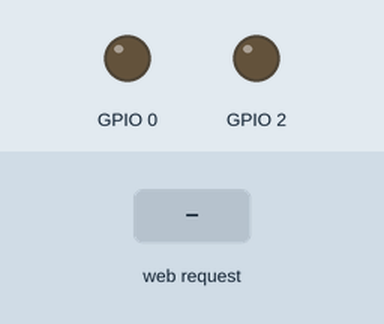
Simulated run of this sketch. Board: ESP8266 (NodeMCU). Parts: output pins drawn as LEDs (lit = HIGH). The inputs (shaded band) are chosen by the test bench. WiFi joins after 1.5 s; servers stay silent unless stated; what the sketch prints to the serial monitor is not drawn.

Above: at 2.7 s.
2.8 s: HTTP request GET /led2_on received
At 3.9 s:
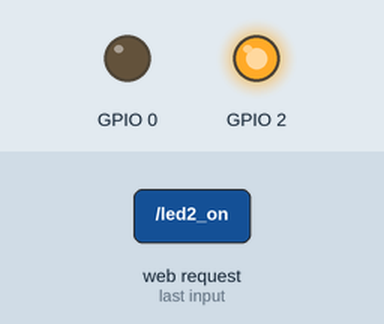
4.3 s: HTTP request GET /led0_on received
At 5.0 s:
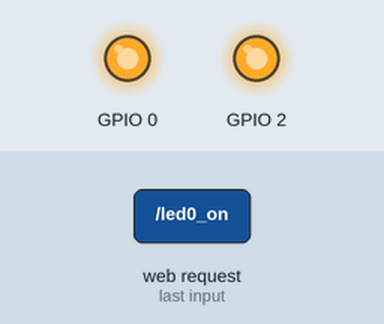
5.8 s: HTTP request GET /led2_off received
At 6.1 s:
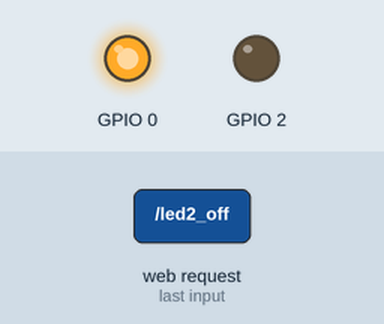
7.3 s: HTTP request GET /led0_off received
At 8.5 s:
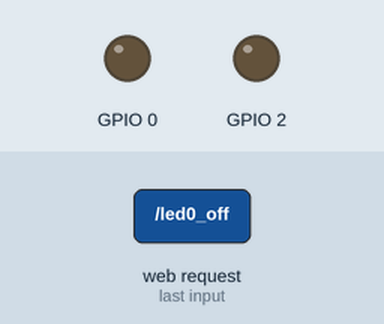
Timing chart, 0 to 9.8 s (numbered marks = the images above; inputs shaded):
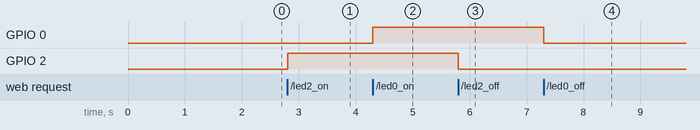

Measured:
- after the input at 2.8 s, GPIO 2: LOW → HIGH at once
- after the input at 4.3 s, GPIO 0: LOW → HIGH at once
- after the input at 5.8 s, GPIO 2: HIGH → LOW at once
- after the input at 7.3 s, GPIO 0: HIGH → LOW at once

The sketch:

ESP8266-01_GPIOs.ino
```cpp
/*Como utilizar so dois GPIOs acessiveis no ESP8266-01
* um deles liga um rele energizando sua bobina de 5V com um transistor como driver
* devido a diferença de potencial entre o rele 5V e a tensão do ESP8266 3V3, utilizei um artificio simples e eficaz
* colocando um LED em serie com a base do transistor.
*/


#include <ESP8266WiFi.h>

const char* ssid = "REDE";
const char* password = "SENHA";

WiFiServer server(80);

void setup() {
    //Serial.begin(115200),SERIAL_8N1,SERIAL_TX_ONLY);
  Serial.begin(115200);
  delay(10);

  // prepare GPIO0
  pinMode(0, OUTPUT);
  digitalWrite(0, 0);

  pinMode(2, OUTPUT);
  digitalWrite(2, 0);


  // Connect to WiFi network
  Serial.println();
  Serial.println();
  Serial.print("Connecting to ");
  Serial.println(ssid);

  WiFi.begin(ssid, password);

  while (WiFi.status() != WL_CONNECTED) {
    delay(500);
    Serial.print(".");
  }

  Serial.println("");
  Serial.println("WiFi connected");

  // Start the server
  server.begin();
  Serial.println("Server started");
  Serial.println(WiFi.localIP());
}

void loop() {
  WiFiClient client = server.available();
  if (!client) {
    return;
  }

  Serial.println("new client");
  while(!client.available()){
    delay(1);
  }

  String req = client.readStringUntil('\r');
  Serial.println(req);
  client.flush();

  String buf = "";

  buf += "HTTP/1.1 200 OK\r\nContent-Type: text/html\r\n\r\n<!DOCTYPE HTML>\r\n";
  buf += "<html lang=\"en\"><head><meta name=\"viewport\" content=\"width=device-width, initial-scale=1, user-scalable=no\"/>\r\n";
  buf += "<title>ESP8266 Web Server</title>";
  buf += "<style>.c{text-align: center;} div,input{padding:5px;font-size:1em;} input{width:80%;} body{text-align: center;font-family:verdana;} button{border:0;border-radius:0.3rem;background-color:#1fa3ec;color:#fff;line-height:2.4rem;font-size:1.2rem;width:100%;} .q{float: right;width: 64px;text-align: right;}</style>";
  buf += "</head>";
  buf += "<h3>ESP8266 Web Server - ESP8266-01</h3>";
  buf += "<p>GPIO0 <a href=\"?function=led0_off\"><button>OFF</button></a> <a href=\"?function=led0_on\"><button>ON</button></a></p>";
  buf += "<p>GPIO2 <a href=\"?function=led2_on\"><button>ON</button></a> <a href=\"?function=led2_off\"><button>OFF</button></a></p>";
  buf += "<h4>CK Eletronica</h4>";
  buf += "</html>\n";

  client.print(buf);
  client.flush();

  if (req.indexOf("led2_on") != -1)
    digitalWrite(2, 1);
  else if (req.indexOf("led2_off") != -1)
    digitalWrite(2, 0);
  else if (req.indexOf("led0_off") != -1)
    digitalWrite(0, 0);
  else if (req.indexOf("led0_on") != -1)
    digitalWrite(0, 1);
  else {
    Serial.println("invalid request");
    client.stop();
  }
  Serial.println("Client disonnected");
}
```
